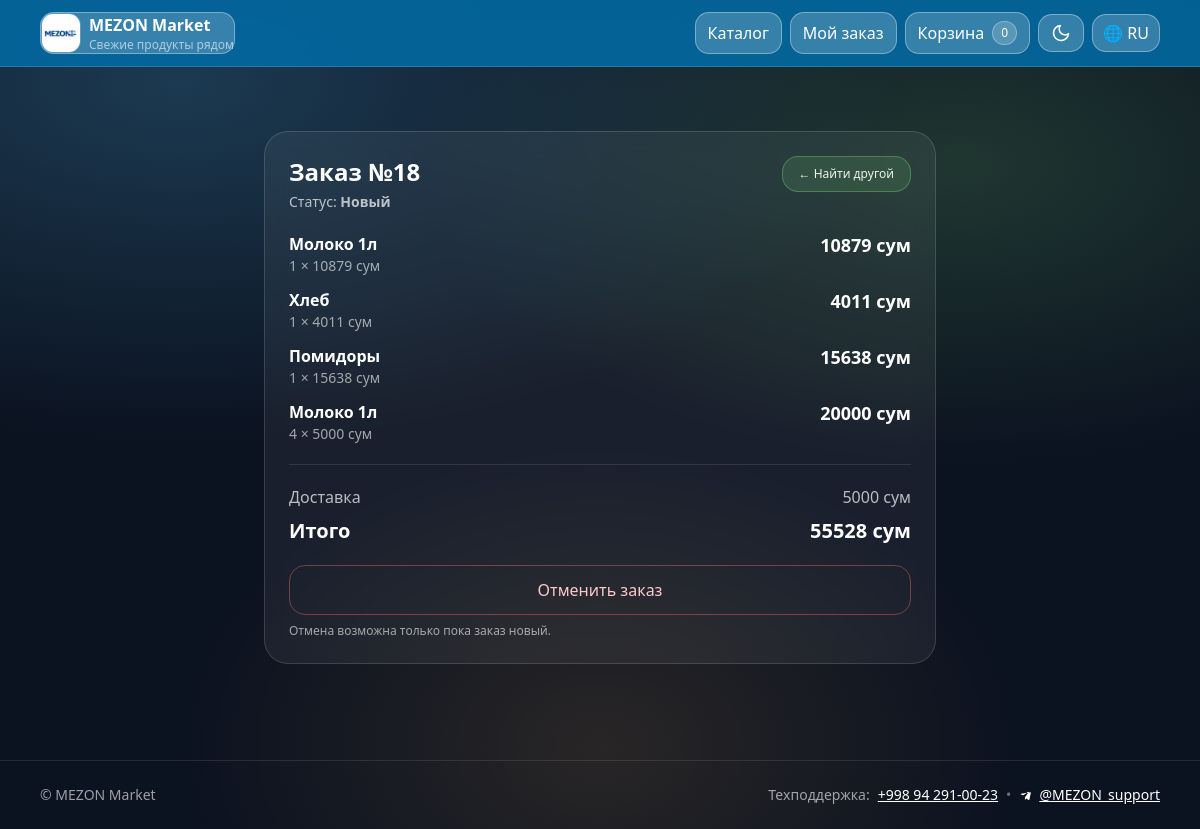
/orders/t/-FO0b7KJ2rV7yBTQLTUxaD4tVgVFJ7tnfOg3nU28GxU/, run on the app's committed database.
### orders/models.py (models this page shows, shortened)
class Order(models.Model):
    STATUS_CHOICES = [
        ("new", "Yangi"),
        ("processing", "Qayta ishlanmoqda"),
        ("delivering", "Yetkazilmoqda"),
        ("done", "Tugallandi"),
        ("canceled", "Bekor qilindi"),
    ]
    PAYMENT_CASH = "cash"
    PAYMENT_CARD = "card"
    PAYMENT_CHOICES = [
        (PAYMENT_CASH, "Naqd pul"),
        (PAYMENT_CARD, "Karta orqali"),
    ]
    customer_name = models.CharField(max_length=120, verbose_name="Mijoz ismi")
    phone = models.CharField(max_length=40, verbose_name="Telefon raqam")
    address = models.CharField(max_length=255, verbose_name="Manzil")
    comment = models.CharField(max_length=255, blank=True, verbose_name="Izoh")
    total = models.PositiveIntegerField(default=0, verbose_name="Jami summa")
    status = models.CharField(
        max_length=20, choices=STATUS_CHOICES, default="new", verbose_name="Holati"
    )
    payment_method = models.CharField(
        max_length=10,
        choices=PAYMENT_CHOICES,
        default=PAYMENT_CASH,
        verbose_name="To'lov usuli"
    )
    created_at = models.DateTimeField(auto_now_add=True, verbose_name="Yaratilgan sana")
    lat = models.FloatField(null=True, blank=True, verbose_name="Latitude")
    lng = models.FloatField(null=True, blank=True, verbose_name="Longitude")
    phone_verified = models.BooleanField(default=False, verbose_name="Telefon tasdiqlangan")
    public_token = models.CharField(max_length=64, unique=True, blank=True, db_index=True, verbose_name="Jamoa tokeni")
    discount = models.DecimalField(max_digits=12, decimal_places=0, default=0, verbose_name="Chegirma (so'm)")
    class Meta:
        verbose_name = "Buyurtma"
        verbose_name_plural = "Buyurtmalar"

class OrderItem(models.Model):
    order = models.ForeignKey(Order, on_delete=models.CASCADE, related_name="items", verbose_name="Buyurtma")
    product = models.ForeignKey(Product, on_delete=models.PROTECT, verbose_name="Mahsulot")
    qty = models.PositiveIntegerField(verbose_name="Soni")
    price_at_time = models.PositiveIntegerField(verbose_name="Narxi")
    class Meta:
        verbose_name = "Buyurtma elementi"
        verbose_name_plural = "Buyurtma elementlari"

### shop/models.py (models this page shows, shortened)
class Product(models.Model):
    category = models.ForeignKey(
        Category,
        related_name="products",
        on_delete=models.CASCADE
    )
    name_ru = models.CharField(max_length=255)
    name_uz = models.CharField(max_length=255, blank=True)
    name_uz_latn = models.CharField(max_length=255, blank=True)
    description_ru = models.TextField(blank=True)
    description_uz = models.TextField(blank=True)
    description_uz_latn = models.TextField(blank=True)
    price = models.DecimalField(max_digits=10, decimal_places=2)
    old_price = models.DecimalField(
        max_digits=10,
        decimal_places=2,
        null=True,
        blank=True
    )
    stock = models.PositiveIntegerField(default=0)
    image = models.ImageField(upload_to="products/", blank=True, null=True)
    @property
    def name(self):
        lang = get_language()
        if lang == "uz":
            return self.name_uz or self.name_ru
        if lang == "uz-latn":
            return self.name_uz_latn or self.name_ru
        return self.name_ru

### orders/views.py (the view)
# urls.py: path("t/<str:token>/", views.order_detail_token, name="order_detail_token"),
def order_detail_token(request, token):
    order = get_object_or_404(Order, public_token=token)
    items_qs = OrderItem.objects.select_related("product").filter(order=order)
    rows = []
    for it in items_qs:
        line = int(it.qty) * int(it.price_at_time)
        rows.append({"it": it, "line": line})
    return render(request, "orders/order_detail.html", {
        "order": order,
        "rows": rows,
        "delivery_fee": DELIVERY_FEE,
    })

### orders/context_processors.py (called while the page is built)
def cart_count(request):
    cart = request.session.get("cart", {})
    try:
        count = sum(int(v) for v in cart.values())
    except Exception:
        count = 0
    return {"cart_count": count}

### templates/orders/order_detail.html (shortened to what this page needs)
{% extends "base.html" %}
{% load i18n %}
{% block content %}
<div class="mt-6 max-w-2xl mx-auto">
  <div class="glass p-5 sm:p-6 rounded-3xl">
    <div class="flex items-start justify-between gap-3">
      <div>
        <div class="text-2xl font-extrabold">{% trans "Заказ" %} №{{ order.id }}</div>
        <div class="text-white/70 text-sm mt-1">
          {% trans "Статус" %}:
          <b>
            {% if order.status == "new" %}{% trans "Новый" %}
            {% elif order.status == "canceled" %}{% trans "Отменен" %}
            {% elif order.status == "done" %}{% trans "Выполнен" %}
            {% else %}{{ order.status }}{% endif %}
          </b>
        </div>
      </div>
      <a href="{% url 'track_order' %}" class="badge-soft px-4 py-2 rounded-2xl">
        ← {% trans "Найти другой" %}
      </a>
    </div>
    <div class="mt-5 space-y-3">
      {% for row in rows %}
        <div class="flex justify-between items-start gap-3">
          <div class="min-w-0">
            <div class="font-bold truncate">{{ row.it.product.name }}</div>
            <div class="text-white/60 text-sm">
              {{ row.it.qty }} × {{ row.it.price_at_time }} {% trans "сум" %}
            </div>
          </div>
          <div class="price whitespace-nowrap">
            {{ row.line }} {% trans "сум" %}
          </div>
        </div>
      {% empty %}
        <div class="text-white/60">{% trans "Товары не найдены." %}</div>
      {% endfor %}
    </div>
    <hr class="border-white/10 my-5">
    <div class="space-y-2">
      <div class="flex justify-between text-white/70">
        <span>{% trans "Доставка" %}</span>
        <span>{{ delivery_fee }} {% trans "сум" %}</span>
      </div>
      <div class="flex justify-between text-xl font-extrabold">
        <span>{% trans "Итого" %}</span>
        <span>{{ order.total }} {% trans "сум" %}</span>
      </div>
    </div>
    {% if order.status == "new" %}
      <form method="post" action="{% url 'cancel_order_token' order.public_token %}" class="mt-5">
        <button class="w-full px-4 py-3 rounded-2xl border border-red-400/40 text-red-200 hover:bg-red-500/10 transition">
          {% trans "Отменить заказ" %}
        </button>
      </form>
      <div class="text-white/60 text-xs mt-2">
        {% trans "Отмена возможна только пока заказ новый." %}
      </div>
    {% elif order.status != "canceled" %}
      <div class="mt-5 text-white/60 text-sm">
        {% trans "Этот заказ уже нельзя отменить." %}
      </div>
    {% endif %}
  </div>
</div>
{% endblock %}

### static/css/site.css (style rules this page uses)
:root { --bg: #0b1220; --card: rgba(255,255,255,0.06); --card2: rgba(255,255,255,0.10); --stroke: rgba(255,255,255,0.14); --text: rgba(255,255,255,0.92); --muted: rgba(255,255,255,0.70); --accent: #7cdd7c; --accent2:#58c7ff; --shadow: 0 12px 30px rgba(0,0,0,0.25); }
body { background: radial-gradient(1200px 600px at 15% 10%, rgba(88,199,255,0.22), transparent 60%), radial-gradient(900px 500px at 80% 20%, rgba(124,221,124,0.18), transparent 60%), radial-gradient(700px 500px at 50% 90%, rgba(255,180,80,0.12), transparent 60%), var(--bg); color: var(--text); }
.glass { background: var(--card); border: 1px solid var(--stroke); backdrop-filter: blur(10px); border-radius: 18px; }
.badge-soft { background: rgba(124,221,124,0.14); border: 1px solid rgba(124,221,124,0.35); color: var(--text); padding: 4px 10px; border-radius: 999px; font-size: 12px; }
.price { font-size: 18px; font-weight: 800; }

### data on the page
Order: id "18", total "55528"
OrderItem: it.product.name "Молоко 1л", it.qty "1", it.price_at_time "10879", line "10879"
OrderItem: it.product.name "Хлеб", it.qty "1", it.price_at_time "4011", line "4011"
OrderItem: it.product.name "Помидоры", it.qty "1", it.price_at_time "15638", line "15638"
OrderItem: it.product.name "Молоко 1л", it.qty "4", it.price_at_time "5000", line "20000"

### other printed values
{{ cart_count|default:0 }} "0"
{{ LANGUAGE_CODE|upper }} "RU"
{{ delivery_fee }} "5000"
